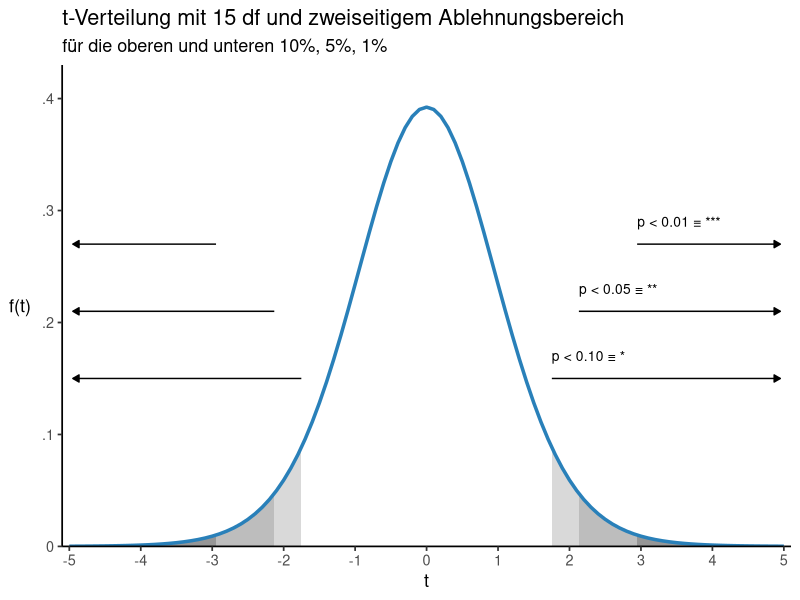

Recreate this plot in R.
# ─────────────────────────────────────────────────────────────────────────────
# t-Verteilung mit zweiseitigem Ablehnungsbereich und Signifikanzstern-Notation
#
# Lernziel: Studierende sollen verstehen, wie die Ablehnungsbereiche einer
# Testverteilung mit den Signifikanzsymbolen (* / ** / ***) in Ergebnis-
# tabellen zusammenhängen:
#   • Fällt der empirische t-Wert in den hellgrauen Bereich → p < 0.10 → *
#   • Fällt er in den mittelgrauen Bereich  → p < 0.05 → **
#   • Fällt er in den dunkelgrauen Bereich  → p < 0.01 → ***
#   • Je extremer der t-Wert, desto kleiner das p, desto mehr Sterne.
#
# Zweiseitiger Test: Ablehnungsbereiche liegen symmetrisch in BEIDEN Schwänzen.
# ─────────────────────────────────────────────────────────────────────────────

library(ggplot2)

# ── Parameter ────────────────────────────────────────────────────────────────
df_val <- 15   # Freiheitsgrade (hier: n - 1 = 6 - 1)

# Kritische Werte für zweiseitigen t-Test
# Formel: qt(1 - α/2, df)  →  |t| > cv  bedeutet  p < α
cv_10 <- qt(1 - 0.10 / 2, df_val)  # ≈ 2.02  (α = 10 %)
cv_05 <- qt(1 - 0.05 / 2, df_val)  # ≈ 2.57  (α =  5 %)
cv_01 <- qt(1 - 0.01 / 2, df_val)  # ≈ 4.03  (α =  1 %)

# Dichtefunktion der t-Verteilung
dt_fun <- function(x) dt(x, df = df_val)

# Farben: hell = weniger streng, dunkel = strenger
col_10 <- "#d9d9d9"
col_05 <- "#bdbdbd"
col_01 <- "#969696"

# ── Plot ──────────────────────────────────────────────────────────────────────
ggplot(data.frame(x = c(-5, 5)), aes(x)) +

  # Ablehnungsbereiche – rechte Seite
  stat_function(fun = dt_fun, geom = "area", xlim = c(cv_10, 5),  fill = col_10) +
  stat_function(fun = dt_fun, geom = "area", xlim = c(cv_05, 5),  fill = col_05) +
  stat_function(fun = dt_fun, geom = "area", xlim = c(cv_01, 5),  fill = col_01) +

  # Ablehnungsbereiche – linke Seite (zweiseitig, symmetrisch)
  stat_function(fun = dt_fun, geom = "area", xlim = c(-5, -cv_10), fill = col_10) +
  stat_function(fun = dt_fun, geom = "area", xlim = c(-5, -cv_05), fill = col_05) +
  stat_function(fun = dt_fun, geom = "area", xlim = c(-5, -cv_01), fill = col_01) +

  # Dichtefunktion der t-Verteilung
  stat_function(fun = dt_fun, color = "#2980b9", linewidth = 1.2) +

  # ── Beschriftungen & Pfeile (rechts) ──────────────────────────────────────
  # Text + Pfeil: beide zeigen, welcher Bereich welchem p-Wert entspricht.
  # Rechte Seite: Pfeil zeigt in den rechten Ablehnungsbereich →
  # Linke  Seite: Pfeil zeigt in den linken  Ablehnungsbereich ←

  # p < 0.10  →  *
  annotate("text", x = cv_10, y = 0.17,
           label = "p < 0.10 \u2261 *", hjust = 0, size = 3.5) +
  annotate("segment", x = cv_10, xend = 4.95, y = 0.15, yend = 0.15,
           arrow = arrow(length = unit(0.18, "cm"), type = "closed")) +

  # p < 0.05  →  **
  annotate("text", x = cv_05, y = 0.23,
           label = "p < 0.05 \u2261 **", hjust = 0, size = 3.5) +
  annotate("segment", x = cv_05, xend = 4.95, y = 0.21, yend = 0.21,
           arrow = arrow(length = unit(0.18, "cm"), type = "closed")) +

  # p < 0.01  →  ***
  annotate("text", x = cv_01, y = 0.29,
           label = "p < 0.01 \u2261 ***", hjust = 0, size = 3.5) +
  annotate("segment", x = cv_01, xend = 4.95, y = 0.27, yend = 0.27,
           arrow = arrow(length = unit(0.18, "cm"), type = "closed")) +

  # ── Pfeile links (symmetrisch, kein Doppel-Text) ──────────────────────────
  annotate("segment", x = -cv_10, xend = -4.95, y = 0.15, yend = 0.15,
           arrow = arrow(length = unit(0.18, "cm"), type = "closed")) +
  annotate("segment", x = -cv_05, xend = -4.95, y = 0.21, yend = 0.21,
           arrow = arrow(length = unit(0.18, "cm"), type = "closed")) +
  annotate("segment", x = -cv_01, xend = -4.95, y = 0.27, yend = 00.27,
           arrow = arrow(length = unit(0.18, "cm"), type = "closed")) +

  # ── Achsen & Labels ───────────────────────────────────────────────────────
  scale_x_continuous(breaks = -5:5, limits = c(-5, 5), expand = c(0.01, 0)) +
  scale_y_continuous(
    breaks = seq(0, 0.4, 0.1),
    labels = c("0", ".1", ".2", ".3", ".4"),
    limits = c(0, 0.43),
    expand = c(0, 0)
  ) +
  labs(
    title = paste0("t-Verteilung mit ", df_val, " df und zweiseitigem Ablehnungsbereich "),
    subtitle = paste0("f\u00fcr die oberen und unteren 10%, 5%, 1%"),
    x = "t",
    y = "f(t)"
  ) +
  theme_classic(base_size = 13) +
  theme( axis.title.y = element_text(angle = 0, vjust = 0.5, margin = margin(r = 8))
  )
